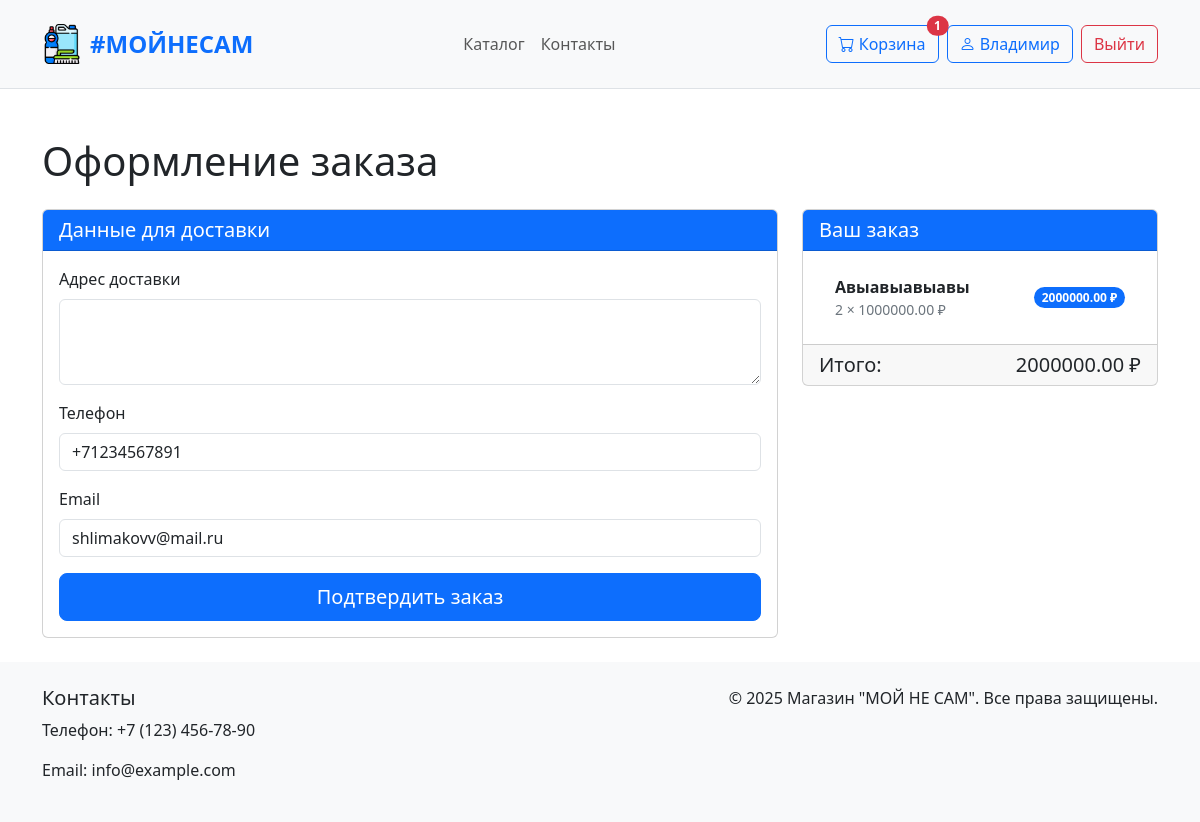
The page /checkout/ (signed in) on the database its author committed.
### front/models.py (models this page shows, shortened)
class CustomUser(AbstractUser):
    first_name = models.CharField(
        _('first name'),
        max_length=150,
        null=True,
        blank=True
    )
    last_name = models.CharField(
        _('last name'),
        max_length=150,
        null=True,
        blank=True
    )
    phone = models.CharField(
        _('phone number'),
        max_length=20,
        blank=True,
        null=True
    )
    address = models.TextField(
        _('address'),
        blank=True
    )
    age = models.IntegerField(
        _('age'),
        null=True,
        blank=True
    )
    birth_date = models.DateField(
        _('birth date'),
        null=True,
        blank=True
    )
    GENDER_CHOICES = [
        ('male', _('Male')),
        ('female', _('Female')),
        ('other', _('Other')),
    ]
    gender = models.CharField(
        _('gender'),
        max_length=10,
        choices=GENDER_CHOICES,
        blank=True
    )
    city = models.CharField(
        _('city'),
        max_length=100,
        blank=True
    )
    country = models.CharField(
        _('country'),
        max_length=100,
        blank=True
    )
    occupation = models.CharField(
        _('occupation'),
        max_length=100,
        blank=True
    )
    avatar = models.ImageField(
        _('avatar'),
        upload_to='avatars/',
        blank=True,
        null=True
    )
    class Meta:
        verbose_name = _('user')
        verbose_name_plural = _('users')

class CartItem(models.Model):
    user = models.ForeignKey(CustomUser, on_delete=models.CASCADE, related_name='cart_items', blank=True, null=True)
    product = models.ForeignKey(Product, on_delete=models.CASCADE, blank=True, null=True)
    quantity = models.PositiveIntegerField(_('quantity'), default=1, blank=True, null=True)
    added_at = models.DateTimeField(_('added at'), auto_now_add=True)
    class Meta:
        verbose_name = _('cart item')
        verbose_name_plural = _('cart items')
    def get_total(self):
        if self.product and self.product.price and self.quantity:
            return self.product.price * self.quantity
        return 0

class Product(models.Model):
    name = models.CharField(_('name'), max_length=200, blank=True, null=True)
    description = models.TextField(_('description'), blank=True, null=True)
    price = models.DecimalField(_('price'), max_digits=10, decimal_places=2, blank=True, null=True)
    image = models.ImageField(_('image'), upload_to='products/', blank=True, null=True)
    category = models.ForeignKey(Category, on_delete=models.SET_NULL, blank=True, null=True, related_name='products')
    created_at = models.DateTimeField(_('created at'), auto_now_add=True)
    class Meta:
        verbose_name = _('product')
        verbose_name_plural = _('products')

### front/views.py (the view)
# urls.py: path('checkout/', views.checkout_view, name='checkout'),
@login_required
def checkout_view(request):
    cart_items = CartItem.objects.filter(user=request.user)
    if not cart_items.exists():
        return redirect('cart')
    total_amount = sum(item.get_total() for item in cart_items)
    if request.method == 'POST':
        form = OrderForm(request.POST)
        if form.is_valid():
            order = form.save(commit=False)
            order.user = request.user
            order.total_amount = total_amount
            order.save()
            for cart_item in cart_items:
                OrderItem.objects.create(
                    order=order,
                    product=cart_item.product,
                    quantity=cart_item.quantity,
                    price=cart_item.product.price
                )
            cart_items.delete()
            return redirect('order_success', order_id=order.id)
    else:
        initial_data = {
            'shipping_address': request.user.address,
            'phone': request.user.phone,
            'email': request.user.email
        }
        form = OrderForm(initial=initial_data)
    context = {
        'form': form,
        'cart_items': cart_items,
        'total_amount': total_amount
    }
    return render(request, 'pages/checkout.html', context)

### front/forms.py (shortened to what this page needs)
class OrderForm(forms.ModelForm):
    phone = forms.CharField(
        widget=forms.TextInput(attrs={'placeholder': '+7XXXXXXXXXX'}),
        help_text='Введите номер телефона в формате +7XXXXXXXXXX'
    )
    class Meta:
        model = Order
        fields = ['shipping_address', 'phone', 'email']

### front/templates/pages/checkout.html (shortened to what this page needs)
{% extends 'base.html' %}
{% block content %}
<h1 class="mb-4">Оформление заказа</h1>
<div class="row">
    <div class="col-md-8">
        <div class="card mb-4">
            <div class="card-header bg-primary text-white">
                <h5 class="mb-0">Данные для доставки</h5>
            </div>
            <div class="card-body">
                <form method="post">
                    <div class="mb-3">
                        <label for="id_shipping_address" class="form-label">Адрес доставки</label>
                        <textarea class="form-control" id="id_shipping_address" name="shipping_address" rows="3">{{ form.shipping_address.value|default:'' }}</textarea>
                    </div>
                    <div class="mb-3">
                        <label for="id_phone" class="form-label">Телефон</label>
                        <input type="tel" class="form-control" id="id_phone" name="phone" value="{{ form.phone.value|default:'' }}">
                    </div>
                    <div class="mb-3">
                        <label for="id_email" class="form-label">Email</label>
                        <input type="email" class="form-control" id="id_email" name="email" value="{{ form.email.value|default:'' }}">
                    </div>
                    <div class="d-grid gap-2">
                        <button type="submit" class="btn btn-primary btn-lg">Подтвердить заказ</button>
                    </div>
                </form>
            </div>
        </div>
    </div>
    <div class="col-md-4">
        <div class="card mb-4">
            <div class="card-header bg-primary text-white">
                <h5 class="mb-0">Ваш заказ</h5>
            </div>
            <div class="card-body">
                <ul class="list-group list-group-flush">
                    {% for item in cart_items %}
                    <li class="list-group-item d-flex justify-content-between align-items-center">
                        <div>
                            <span class="fw-bold">{{ item.product.name }}</span>
                            <small class="d-block text-muted">{{ item.quantity }} × {{ item.product.price }} ₽</small>
                        </div>
                        <span class="badge bg-primary rounded-pill">{{ item.get_total }} ₽</span>
                    </li>
                    {% endfor %}
                </ul>
            </div>
            <div class="card-footer">
                <div class="d-flex justify-content-between align-items-center">
                    <h5 class="mb-0">Итого:</h5>
                    <h5 class="mb-0">{{ total_amount }} ₽</h5>
                </div>
            </div>
        </div>
    </div>
</div>
{% endblock %}

### front/templates/components/header.html (shortened to what this page needs)
{% load static %}
<header class="bg-light py-3 mb-4 border-bottom">
    <div class="container">
        <div class="d-flex justify-content-between align-items-center">
            <a href="{% url "main_page" %}" class="d-flex align-items-center text-decoration-none">
                <img src="{% static 'images/logo.png' %}" alt="Логотип" class="me-2" style="max-height: 40px;">
                <span class="fs-4 fw-bold text-primary">#МОЙНЕСАМ</span>
            </a>
            <nav class="navbar navbar-expand-lg navbar-light">
                <div class="collapse navbar-collapse" id="navbarNav">
                    <ul class="navbar-nav me-auto mb-2 mb-lg-0">
                        <li class="nav-item">
                            <a class="nav-link" href="{% url 'catalog' %}">Каталог</a>
                        </li>
                        <li class="nav-item">
                            <a class="nav-link" href="{% url 'contacts' %}">Контакты</a>
                        </li>
                    </ul>
                </div>
            </nav>
            <div class="d-flex align-items-center">
                {% if request.user.is_authenticated %}
                    <a href="{% url 'cart' %}" class="btn btn-outline-primary me-2 position-relative">
                        <i class="bi bi-cart"></i> Корзина
                        <span class="position-absolute top-0 start-100 translate-middle badge rounded-pill bg-danger">
                            {{ request.user.cart_items.count }}
                        </span>
                    </a>
                    <a href="{% url 'profile' %}" class="btn btn-outline-primary me-2">
                        <i class="bi bi-person"></i>
                        {% if user.first_name %}
                            {{ user.first_name }}
                        {% else %}
                            Профиль
                        {% endif %}
                    </a>
                    <form action="{% url 'logout' %}" method="post" class="d-inline">
                        <button type="submit" class="btn btn-outline-danger">Выйти</button>
                    </form>
                {% else %}
                    <a href="{% url "register" %}" class="btn btn-outline-primary me-2">Регистрация</a>
                    <a href="{% url "login" %}" class="btn btn-primary">Войти</a>
                {% endif %}
            </div>
        </div>
    </div>
</header>

### front/static/styles.css (style rules this page uses)
:root { --primary-color: #0d6efd; --primary-hover-color: #0b5ed7; --secondary-color: #6c757d; --success-color: #198754; --info-color: #0dcaf0; --warning-color: #ffc107; --danger-color: #dc3545; --light-color: #f8f9fa; --dark-color: #212529; --primary-light-color: #cfe2ff; --secondary-light-color: #e2e3e5; --success-light-color: #d1e7dd; --info-light-color: #cff4fc; --warning-light-color: #fff3cd; --danger-light-color: #f8d7da; --text-color: #212529; --text-muted-color: #6c757d; --text-white-color: #ffffff; --bg-white-color: #ffffff; --bg-light-color: #f8f9fa; --bg-dark-color: #212529; --border-color: #dee2e6; }
html, body { height: 100%; }
body { display: flex; flex-direction: column; min-height: 100vh; }
.bg-primary { background-color: var(--primary-color) !important; }
.bg-danger { background-color: var(--danger-color) !important; }
.bg-light { background-color: var(--light-color) !important; }
.text-primary { color: var(--primary-color) !important; }
.text-muted { color: var(--text-muted-color) !important; }
.btn-primary { background-color: var(--primary-color); border-color: var(--primary-color); }
.btn-outline-primary { color: var(--primary-color); border-color: var(--primary-color); }
.btn-outline-danger { color: var(--danger-color); border-color: var(--danger-color); }
.card-header.bg-primary { background-color: var(--primary-color) !important; }
.border-bottom { border-bottom-color: var(--border-color) !important; }
a { text-decoration: none; color: black; }
header { display: flex; align-items: center; justify-content: space-around; padding: 1vw; background-color: var(--brand); color: var(--onBrandText); }

### rows shown on the page
CustomUser: user.cart_items.count "1", first_name "Владимир", phone "+71234567891", email "shlimakovv@mail.ru"
CartItem: product.name "Авыавыавыавы", quantity "2", product.price "1000000.00", get_total "2000000.00"

### other values the page prints
{{ total_amount }} "2000000.00"
